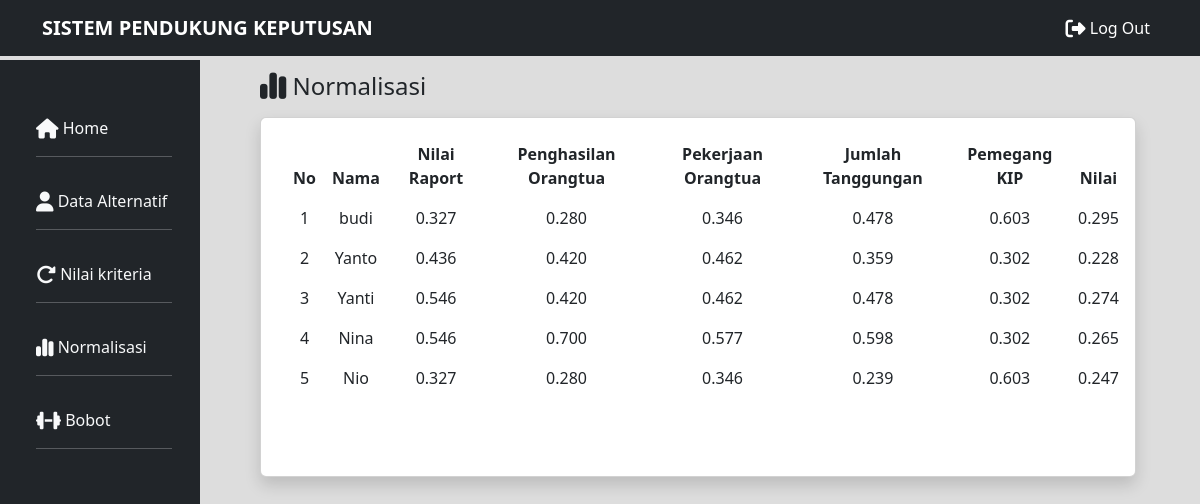
Page /normalisasi.php (signed in) on the committed database.
### tables this page shows
CREATE TABLE IF NOT EXISTS `nilai_kriteria` (
  `id_nilai` int NOT NULL AUTO_INCREMENT,
  `nama` varchar(100) NOT NULL,
  `c1` double NOT NULL,
  `c2` double NOT NULL,
  `c3` double NOT NULL,
  `c4` double NOT NULL,
  `c5` double NOT NULL,
  PRIMARY KEY (`id_nilai`)
);

CREATE TABLE IF NOT EXISTS `bobot` (
  `id_bobot` int NOT NULL AUTO_INCREMENT,
  `w1` double NOT NULL,
  `w2` double NOT NULL,
  `w3` double NOT NULL,
  `w4` double NOT NULL,
  `w5` double NOT NULL,
  PRIMARY KEY (`id_bobot`)
);

### normalisasi.php (the view, shortened to what this page needs)
<!doctype html>
<html lang="en">
<head>
    <link href="https://cdn.jsdelivr.net/npm/bootstrap@5.3.0/dist/css/bootstrap.min.css" rel="stylesheet"
>
    <link rel="stylesheet" href="css/norm.css">
</head>
<body>
    <nav class="navbar navbar-expand-lg bg-dark navbar-dark">
        <div class="container">
            <a class="navbar-brand fw-bold" href="#">SISTEM PENDUKUNG KEPUTUSAN</a>
            <div class="collapse navbar-collapse" id="navbarNav">
                <ul class="navbar-nav ms-auto">
                    <li class="nav-item">
                        <a class="nav-link active" aria-current="page" href="log_out.php"><i
                                class="fa-solid fa-right-from-bracket fa-lg"></i>&nbsp;Log Out</a>
                    </li>
                </ul>
            </div>
        </div>
    </nav>
    <div class="container-fluid">
        <div class="row">
            <div class="col-md-2 mt-1 bg-dark ">
                <ul class="nav flex-column ms-2 mb-4 mt-5">
                    <li class="nav-item">
                        <a class="nav-link active  text-light" href="index.php"><i
                                class="fa-solid fa-house fa-lg"></i></i>&nbsp;Home
                            <hr class="bg-light">
                        </a>
                    </li>
                    <li class="nav-item">
                        <a class="nav-link  active  text-light" href="data.php"><i
                                class="fa-solid fa-user fa-lg"></i>&nbsp;Data Alternatif
                            <hr class="bg-light">
                        </a>
                    </li>
                    <li class="nav-item">
                        <a class="nav-link  active  text-light" href="kriteria.php"><i
                                class="fa-solid fa-rotate-right fa-lg"></i>&nbsp;Nilai
                            kriteria
                            <hr class="bg-light">
                        </a>
                    </li>
                    <li class="nav-item">
                        <a class="nav-link  active  text-light" href="normalisasi.php"><i
                                class="fa-solid fa-chart-simple fa-lg"></i>&nbsp;Normalisasi
                            <hr class="bg-light">
                        </a>
                    </li>
                    <li class="nav-item">
                        <a class="nav-link  active  text-light" href="bobot.php"><i
                                class="fa-solid fa-dumbbell fa-lg"></i>&nbsp;Bobot
                            <hr class="bg-light">
                        </a>
                    </li>
                </ul>
            </div>
            <div class="col-md-9 mt-3 ms-5 me-3 mb-3">
                <h4><i class="fa-solid fa-chart-simple fa-lg"></i>&nbsp;Normalisasi</h4>
                <div class="card mt-3 shadow">
                    <div class="scroll mt-3 mb-3 ms-4 me-2 overflow-y-auto">
                        <table class="table text-center table-borderless">
                            <thead class="sticky-top">
                                <tr>
                                    <th>No</th>
                                    <th>Nama</th>
                                    <th>Nilai Raport</th>
                                    <th>Penghasilan Orangtua</th>
                                    <th>Pekerjaan Orangtua</th>
                                    <th>Jumlah Tanggungan</th>
                                    <th>Pemegang KIP</th>
                                    <th>Nilai</th>
                                </tr>
                            </thead>
                            <tbody>
                                <?php
                                  include ("koneksi.php");
                                $alternatif=array();
                                $sql=mysqli_query($conn,"select c1 from nilai_kriteria");
                                while($data=mysqli_fetch_array($sql)){
                                    $alternatif[]=pow($data['c1'],2);
                                }
                                $jumlah=array_sum($alternatif);
                                $akar=sqrt($jumlah);
                                $alternatif1=array();
                                $sql1=mysqli_query($conn,"select c2 from nilai_kriteria");
                                while($data1=mysqli_fetch_array($sql1)){
                                    $alternatif1[]=pow($data1['c2'],2);
                                }
                                $jumlah1=array_sum($alternatif1);
                                $akar1=sqrt($jumlah1);
                                 $alternatif2=array();
                                 $sql2=mysqli_query($conn,"select c3 from nilai_kriteria");
                                 while($data2=mysqli_fetch_array($sql2)){
                                     $alternatif2[]=pow($data2['c3'],2);
                                 }
                                 $jumlah2=array_sum($alternatif2);
                                 $akar2=sqrt($jumlah2);
                                 $alternatif3=array();
                                 $sql3=mysqli_query($conn,"select c4 from nilai_kriteria");
                                 while($data3=mysqli_fetch_array($sql3)){
                                     $alternatif3[]=pow($data3['c4'],2);
                                 }
                                 $jumlah3=array_sum($alternatif3);
                                 $akar3=sqrt($jumlah3);
                                  $alternatif4=array();
                                  $sql4=mysqli_query($conn,"select c5 from nilai_kriteria");
                                  while($data4=mysqli_fetch_array($sql4)){
                                      $alternatif4[]=pow($data4['c5'],2);
                                  }
                                  $jumlah4=array_sum($alternatif4);
                                  $akar4=sqrt($jumlah4);
                                  $mm=mysqli_query($conn,"select * from bobot");
                                  $bobot=mysqli_fetch_array($mm);
                                  $w1=$bobot['w1'];
                                  $w2=$bobot['w2'];
                                  $w3=$bobot['w3'];
                                  $w4=$bobot['w4'];
                                  $w5=$bobot['w5'];
                                $no=1;
                                $query=mysqli_query($conn,"select * from nilai_kriteria");
                                while($dt=mysqli_fetch_array($query)){
                                 ?>
                                <tr>
                                    <td><?=$no++?></td>
                                    <td><?=$dt['nama']?></td>
                                    <td><?=$data_rank1=number_format($dt['c1']/$akar,3)?></td>
                                    <td><?=$data_rank2=number_format($dt['c2']/$akar1,3)?></td>
                                    <td><?=$data_rank3=number_format($dt['c3']/$akar2,3)?></td>
                                    <td><?=$data_rank4=number_format($dt['c4']/$akar3,3)?></td>
                                    <td><?=$data_rank5=number_format($dt['c5']/$akar4,3)?></td>
                                    <td><?=number_format($data_rank1*$w1+$data_rank3*$w3+$data_rank4*$w4+$data_rank5*$w5-$data_rank2*$w2,3)?>
                                    </td>
                                </tr>
                                <?php
                                }
                                ?>
                            </tbody>
                        </table>
                    </div>
                </div>
            </div>
        </div>
    </div>
</body>
</html>

### css/norm.css (style rules this page uses)
.col-md-2 { height: 90vh; }
.card { width: 100%; height: 360px; }
body { background-color: #dddddd; }

### rows in the picture
nilai_kriteria: nama "budi", $data_rank1=number_format($dt['c1']/$akar,3) "0.327", $data_rank2=number_format($dt['c2']/$akar1,3) "0.280", $data_rank3=number_format($dt['c3']/$akar2,3) "0.346", $data_rank4=number_format($dt['c4']/$akar3,3) "0.478", $data_rank5=number_format($dt['c5']/$akar4,3) "0.603", $data_rank1*$w1+$data_rank3*$w3+$data_rank4*$w4+$data_rank5*$w5-$data_rank2*$w2 "0.295"
nilai_kriteria: nama "Yanto", $data_rank1=number_format($dt['c1']/$akar,3) "0.436", $data_rank2=number_format($dt['c2']/$akar1,3) "0.420", $data_rank3=number_format($dt['c3']/$akar2,3) "0.462", $data_rank4=number_format($dt['c4']/$akar3,3) "0.359", $data_rank5=number_format($dt['c5']/$akar4,3) "0.302", $data_rank1*$w1+$data_rank3*$w3+$data_rank4*$w4+$data_rank5*$w5-$data_rank2*$w2 "0.228"
nilai_kriteria: nama "Yanti", $data_rank1=number_format($dt['c1']/$akar,3) "0.546", $data_rank2=number_format($dt['c2']/$akar1,3) "0.420", $data_rank3=number_format($dt['c3']/$akar2,3) "0.462", $data_rank4=number_format($dt['c4']/$akar3,3) "0.478", $data_rank5=number_format($dt['c5']/$akar4,3) "0.302", $data_rank1*$w1+$data_rank3*$w3+$data_rank4*$w4+$data_rank5*$w5-$data_rank2*$w2 "0.274"
nilai_kriteria: nama "Nina", $data_rank1=number_format($dt['c1']/$akar,3) "0.546", $data_rank2=number_format($dt['c2']/$akar1,3) "0.700", $data_rank3=number_format($dt['c3']/$akar2,3) "0.577", $data_rank4=number_format($dt['c4']/$akar3,3) "0.598", $data_rank5=number_format($dt['c5']/$akar4,3) "0.302", $data_rank1*$w1+$data_rank3*$w3+$data_rank4*$w4+$data_rank5*$w5-$data_rank2*$w2 "0.265"
nilai_kriteria: nama "Nio", $data_rank1=number_format($dt['c1']/$akar,3) "0.327", $data_rank2=number_format($dt['c2']/$akar1,3) "0.280", $data_rank3=number_format($dt['c3']/$akar2,3) "0.346", $data_rank4=number_format($dt['c4']/$akar3,3) "0.239", $data_rank5=number_format($dt['c5']/$akar4,3) "0.603", $data_rank1*$w1+$data_rank3*$w3+$data_rank4*$w4+$data_rank5*$w5-$data_rank2*$w2 "0.247"
